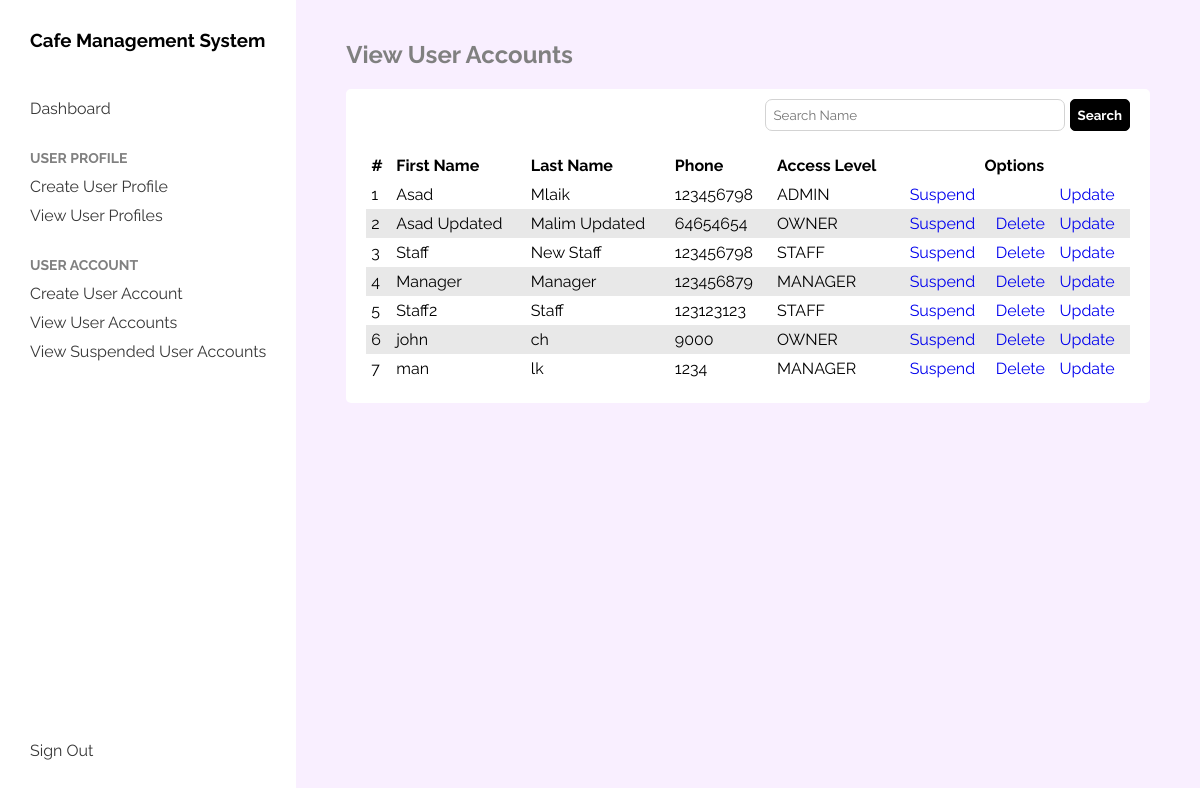
The page /admin/view-user-accounts (signed in) on the database its author committed.
### tables this page shows
CREATE TABLE user (
	id INTEGER NOT NULL, 
	first_name VARCHAR(30), 
	last_name VARCHAR(30), 
	"desc" TEXT, 
	phone VARCHAR(20), 
	user_id VARCHAR(30), 
	password VARCHAR(50), 
	user_type VARCHAR(10), 
	role VARCHAR(20), 
	account_status VARCHAR(10), job_title VARCHAR(255), 
	PRIMARY KEY (id)
);

### application/boundary/system_admin.py (the view)
@admin.route("/view-user-accounts")
def view_user_accounts():
    name = request.args.get("q", None, type=str)
    userAccount = GetUserAccountController()
    searchAccount = SearchUserAccountByIdController()
    if name:
        users = searchAccount.searchUserByName(name)
    else:
        users = userAccount.getAllUserAccount()
    return render_template("system_admin/view-user-accounts.html"
                           , users=users
                           , title="View User Accounts")

### application/boundary/system_admin.py (called while the page is built)
@admin.before_request
def check_user_validity():
    if 'user_id' not in session:
        return redirect(url_for("boundary.auth.login"))
    if session['user_type'] != SYSTEM_ADMIN:
        return abort(403)

### application/control/UserAccountController.py (called while the page is built)
    def getAllUserAccount(self):
        return self.entity.getAllAccounts()

### application/entity/UserAccountEntity.py (called while the page is built)
    def getAllAccounts(self):
        query = "SELECT id, first_name, last_name, phone, user_type, account_status FROM USER"
        rows = self.cursor.execute(query)
        return rows

### application/boundary/templates/system_admin/view-user-accounts.html (shortened to what this page needs)
{% extends "./system_admin/base.html" %}
{% block content %}
    <div class="search-field">
        <form>
            <input type="text" name="q" placeholder="Search Name" required>
            <input type="submit" value="Search">
        </form>
    </div>
    <div>
        <table cellspacing="0">
            <thead>
                <th>
                   #
                </th>
                <th>
                    First Name
                </th>
                <th>
                    Last Name
                </th>
                <th>
                    Phone
                </th>
                <th>
                    Access Level
                </th>
                <th class="options-col" colspan="3">
                    Options
                </th>
            </thead>
            <tbody>
                {% if users %}
                    {% for user in users %}
                        <tr>
                            <td>
                                {{ loop.index }}
                            </td>
                            <td>
                                {{ user[1] }}
                            </td>
                            <td>
                                {{ user[2] }}
                            </td>
                            <td>
                                {{ user[3] }}
                            </td>
                            <td>
                                {{ user[4] }}
                            </td>
                            {% if user[5] == "SUSPENDED" %}
                                <td class="options-col">
                                    <a href="{{ url_for("boundary.admin.unsuspend_user_account", account_id=user[0]) }}">Unsuspend</a>
                                </td>
                            {% else %}
                                <td class="options-col">
                                    <a href="{{ url_for("boundary.admin.suspend_user_account", account_id=user[0]) }}">Suspend</a>
                                </td>
                            {% endif %}
                            <td class="options-col">
                                {% if session['user_id'] != user[0] %}
                                    <a href="{{ url_for("boundary.admin.delete_user_account", account_id=user[0]) }}">Delete</a>
                                {% endif %}
                            </td>
                            <td>
                                <a href="{{ url_for('boundary.admin.update_user_account', account_id=user[0])}}">Update</a>
                            </td>
                        </tr>
                    {% endfor %}
                {% endif %}
            </tbody>
        </table>
    </div>
{% endblock %}

### application/boundary/assets/base.css (style rules this page uses)
* { font-family: 'Raleway', sans-serif; box-sizing: border-box; }
body { margin: 0; }
a { text-decoration: none; }

### application/boundary/templates/system_admin/view-user-accounts.html (style rules this page uses)
table { width: 100%; text-align: left; }
td, th { margin: 0; padding: 5px; border: none; }
tr:nth-child(even) { background-color: #e8e8e8; }
.options-col { text-align: center; }
.search-field { float: right; margin-bottom: 20px; }
.search-field input[type=submit] { padding: 7px; border-radius: 5px; outline: none; border: 1px solid black; background-color: black; color: white; font-weight: bold; cursor: pointer; }
.search-field input[type=text] { padding: 7px; width: 300px; border-radius: 7px; outline: none; border: 1px solid lightgrey; }

### rows shown on the page
user: first_name "Asad", last_name "Mlaik", phone "123456798", user_type "ADMIN"
user: first_name "Asad Updated", last_name "Malim Updated", phone "64654654", user_type "OWNER"
user: first_name "Staff", last_name "New Staff", phone "123456798", user_type "STAFF"
user: first_name "Manager", last_name "Manager", phone "123456879", user_type "MANAGER"
user: first_name "Staff2", last_name "Staff", phone "123123123", user_type "STAFF"
user: first_name "john", last_name "ch", phone "9000", user_type "OWNER"
user: first_name "man", last_name "lk", phone "1234", user_type "MANAGER"

### other values the page prints
{{ title }} "View User Accounts"
